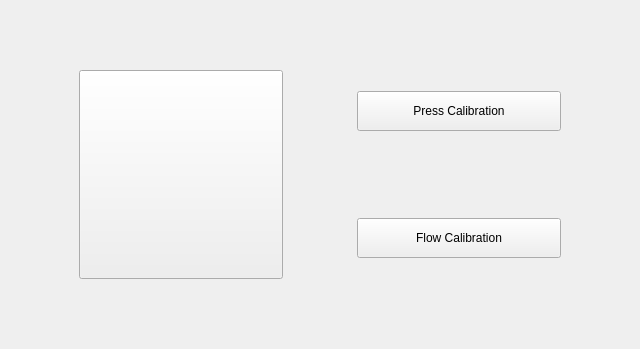
<?xml version="1.0" encoding="UTF-8"?>
<ui version="4.0">
 <class>FixPageClass</class>
 <widget class="QWidget" name="FixPageClass">
  <property name="geometry">
   <rect>
    <x>0</x>
    <y>0</y>
    <width>640</width>
    <height>349</height>
   </rect>
  </property>
  <property name="windowTitle">
   <string>Form</string>
  </property>
  <layout class="QGridLayout" name="gridLayout">
   <item row="0" column="0">
    <layout class="QHBoxLayout" name="horizontalLayout" stretch="1,3,1,3,1">
     <item>
      <spacer name="horizontalSpacer">
       <property name="orientation">
        <enum>Qt::Horizontal</enum>
       </property>
       <property name="sizeHint" stdset="0">
        <size>
         <width>40</width>
         <height>20</height>
        </size>
       </property>
      </spacer>
     </item>
     <item>
      <layout class="QVBoxLayout" name="verticalLayout_2" stretch="2,7,2">
       <item>
        <spacer name="verticalSpacer">
         <property name="orientation">
          <enum>Qt::Vertical</enum>
         </property>
         <property name="sizeHint" stdset="0">
          <size>
           <width>20</width>
           <height>40</height>
          </size>
         </property>
        </spacer>
       </item>
       <item>
        <widget class="QPushButton" name="pushButton">
         <property name="sizePolicy">
          <sizepolicy hsizetype="Expanding" vsizetype="Expanding">
           <horstretch>0</horstretch>
           <verstretch>0</verstretch>
          </sizepolicy>
         </property>
         <property name="styleSheet">
          <string notr="true">border-image: url(:/weiduodianzi/ui/Calibration.png);</string>
         </property>
         <property name="text">
          <string/>
         </property>
        </widget>
       </item>
       <item>
        <spacer name="verticalSpacer_2">
         <property name="orientation">
          <enum>Qt::Vertical</enum>
         </property>
         <property name="sizeHint" stdset="0">
          <size>
           <width>20</width>
           <height>40</height>
          </size>
         </property>
        </spacer>
       </item>
      </layout>
     </item>
     <item>
      <spacer name="horizontalSpacer_2">
       <property name="orientation">
        <enum>Qt::Horizontal</enum>
       </property>
       <property name="sizeHint" stdset="0">
        <size>
         <width>40</width>
         <height>20</height>
        </size>
       </property>
      </spacer>
     </item>
     <item>
      <layout class="QVBoxLayout" name="verticalLayout" stretch="2,1,2,1,2">
       <property name="spacing">
        <number>6</number>
       </property>
       <item>
        <spacer name="verticalSpacer_3">
         <property name="orientation">
          <enum>Qt::Vertical</enum>
         </property>
         <property name="sizeHint" stdset="0">
          <size>
           <width>20</width>
           <height>40</height>
          </size>
         </property>
        </spacer>
       </item>
       <item>
        <widget class="BtnCtrl" name="pressCalBtn">
         <property name="sizePolicy">
          <sizepolicy hsizetype="Expanding" vsizetype="Expanding">
           <horstretch>0</horstretch>
           <verstretch>0</verstretch>
          </sizepolicy>
         </property>
         <property name="text">
          <string>Press Calibration</string>
         </property>
        </widget>
       </item>
       <item>
        <spacer name="verticalSpacer_4">
         <property name="orientation">
          <enum>Qt::Vertical</enum>
         </property>
         <property name="sizeHint" stdset="0">
          <size>
           <width>20</width>
           <height>40</height>
          </size>
         </property>
        </spacer>
       </item>
       <item>
        <widget class="BtnCtrl" name="flowCalBtn">
         <property name="sizePolicy">
          <sizepolicy hsizetype="Expanding" vsizetype="Expanding">
           <horstretch>0</horstretch>
           <verstretch>0</verstretch>
          </sizepolicy>
         </property>
         <property name="text">
          <string>Flow Calibration</string>
         </property>
        </widget>
       </item>
       <item>
        <spacer name="verticalSpacer_5">
         <property name="orientation">
          <enum>Qt::Vertical</enum>
         </property>
         <property name="sizeHint" stdset="0">
          <size>
           <width>20</width>
           <height>40</height>
          </size>
         </property>
        </spacer>
       </item>
      </layout>
     </item>
     <item>
      <spacer name="horizontalSpacer_3">
       <property name="orientation">
        <enum>Qt::Horizontal</enum>
       </property>
       <property name="sizeHint" stdset="0">
        <size>
         <width>40</width>
         <height>20</height>
        </size>
       </property>
      </spacer>
     </item>
    </layout>
   </item>
  </layout>
 </widget>
 <customwidgets>
  <customwidget>
   <class>BtnCtrl</class>
   <extends>QPushButton</extends>
   <header>btnctrl.h</header>
  </customwidget>
 </customwidgets>
 <resources>
  <include location="weiduodianzi.qrc"/>
 </resources>
 <connections/>
</ui>
